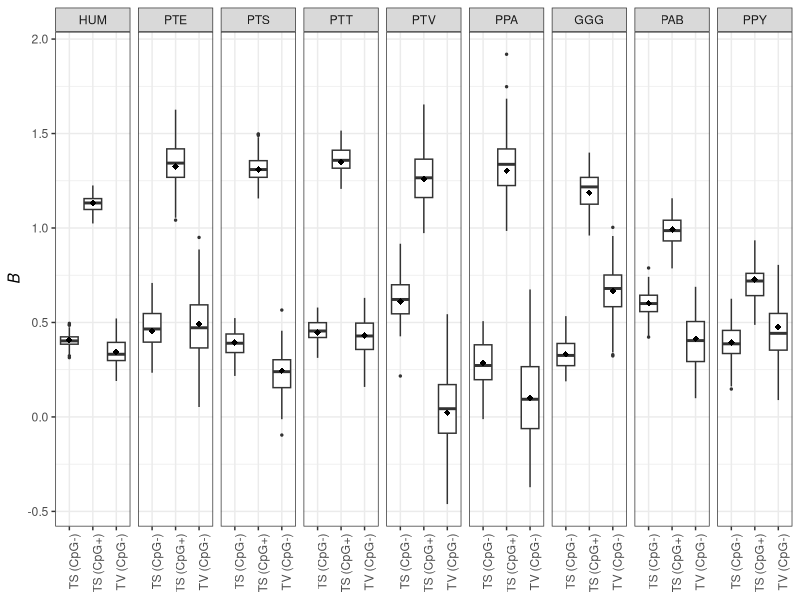
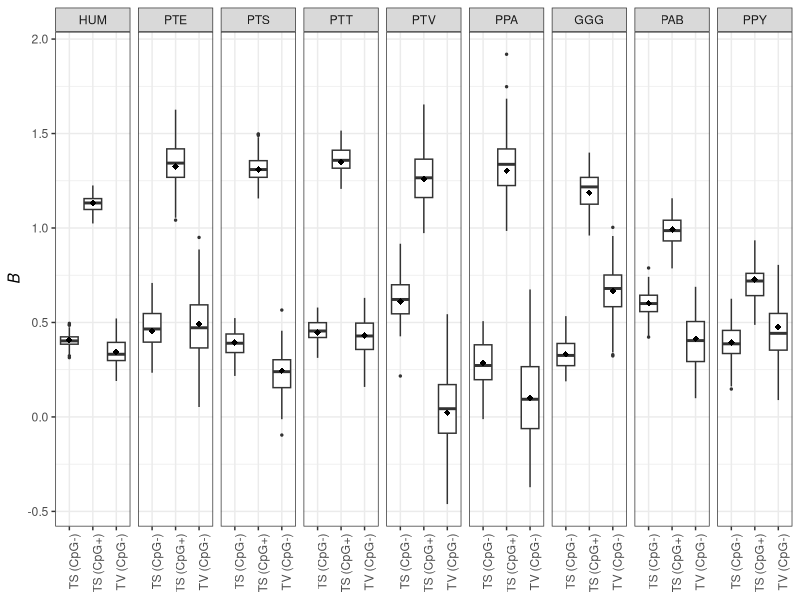

R code for these plots, in order:
# load libraries and data
library(ggplot2)

data_12 <- read.table("data_12.txt", header=TRUE, sep = "\t")
data_12$sp <- factor(data_12$sp, levels = c("HUM","PTE", "PTS", "PTT", "PTV", "PPA", "GGG", "PAB", "PPY"))

# plot Figure 7
p1 <- ggplot(subset(data_12, mType!="TV (CpG+)"), aes(x=mType, y=B)) +
  geom_boxplot(outlier.size = 0.5,shape=21) + 
  facet_wrap(.~sp, ncol = 9, nrow = 1) +
  theme_bw() + 
  theme(legend.position = "none", axis.title.x = element_blank(), axis.text.x = element_text(angle = 90, hjust = 1)) +
  ylab(expression(italic(B)))+ geom_point(aes(x=mType,y=B_full), shape=18, size = 2)
p1

ggsave("fig7.png", p1, width = 11, height = 2.5)